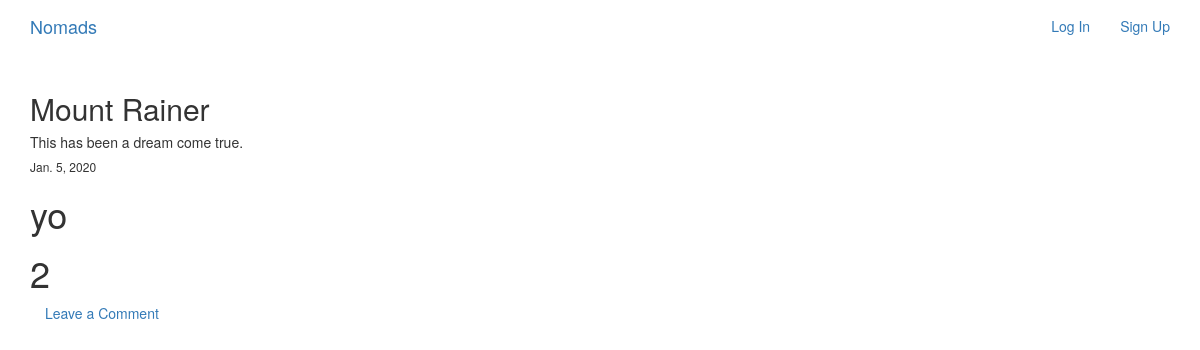
Screenshot of /groups/2/ with the database file from the repository.
### groups/models.py (models this page shows, shortened)
class Group(models.Model):
    location = models.CharField(max_length=255,unique=True)
    slug = models.SlugField(allow_unicode=True,unique=True)
    description = models.TextField(blank=True, default='')
    date = models.DateField(auto_now=False, auto_now_add=False)
    description_html = models.TextField(editable=False,default='',blank=True)
    class Meta:
        ordering = ['-date']

### groups/views.py (the view)
# urls.py: url(r'(?P<pk>\d+)/$',views.SingleGroup.as_view(),name='single'),
class SingleGroup(generic.DetailView):
    model = Group

### groups/templates/groups/group_detail.html (shortened to what this page needs)
{% extends 'groups/group_base.html' %}
{% block pregroup %}
<h2>{{group.location}}</h2>
<h5>{{group.description}}</h5>
<h6>{{group.date}}</h6>
{% endblock %}
{% block group_content %}
<h1>yo</h1>
<h1>{{group.id}}</h1>
<div class="col-md-8">
    <a href="{% url 'posts:create' group.id  %}">
                Leave a Comment
            </a>
{% endblock %}

### rows the page displays
Group: location "Mount Rainer", description "This has been a dream come true.", date "Jan. 5, 2020", id "2"
